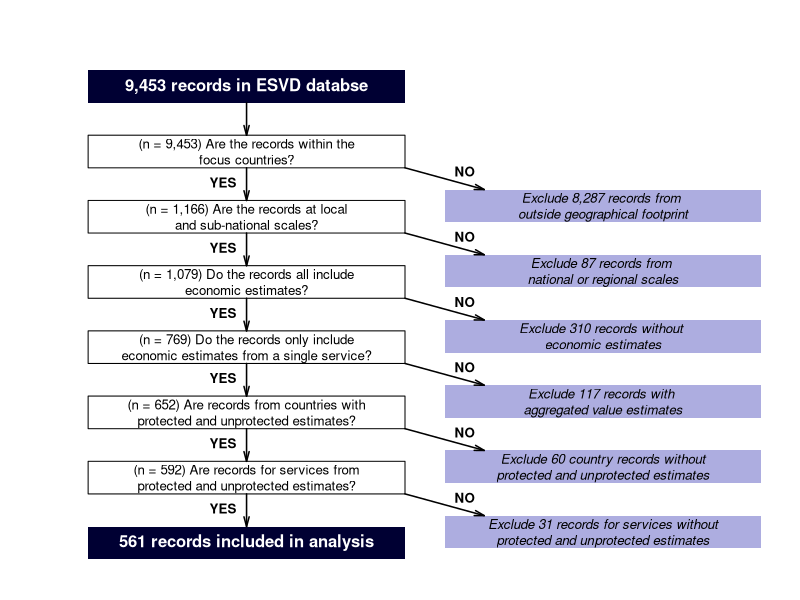

This figure's R source:
# Code to save the file in .png format
#png(filename="DataInclusion.png",width=18,height=16,units="cm",res=300)

# Code to save the file in .pdf format
pdf(file = "DecisionTree.pdf",   # The directory you want to save the file in
    height = 6.29927, # The width of the plot in inches
   width = 7.29921)

##############################################################################################
# Set plot margins
par(mai=c(0.1,0.2,0.5,.1))

##############################################################################################
# Base plot
plot(0,0,xlim=c(10,100),ylim=c(-10,220), type="n", axes=F,xlab="",ylab="")

# Add all the polygons to the plot
polygon(c(15,15,55,55), c(205,220,220,205), border=NA, col=rgb(0,0,0.2,1))
polygon(c(15,15,55,55), c(175,190,190,175))
polygon(c(60,60,100,100), c(150,165,165,150), border=NA, col=rgb(0.2,0.2,0.7,0.4))
polygon(c(15,15,55,55), c(145,160,160,145))
polygon(c(60,60,100,100), c(120,135,135,120), border=NA, col=rgb(0.2,0.2,0.7,0.4))
polygon(c(15,15,55,55), c(115,130,130,115))
polygon(c(60,60,100,100), c(90,105,105,90), border=NA, col=rgb(0.2,0.2,0.7,0.4))
polygon(c(15,15,55,55), c(85,100,100,85))
polygon(c(60,60,100,100), c(60,75,75,60), border=NA, col=rgb(0.2,0.2,0.7,0.4))
polygon(c(15,15,55,55), c(55,70,70,55))
polygon(c(60,60,100,100), c(30,45,45,30), border=NA, col=rgb(0.2,0.2,0.7,0.4))
polygon(c(15,15,55,55), c(25,40,40,25))
polygon(c(60,60,100,100), c(0,15,15,0), border=NA, col=rgb(0.2,0.2,0.7,0.4))
polygon(c(15,15,55,55), c(-5,10,10,-5), border=NA, col=rgb(0,0,0.2,1))

##############################################################################################
# Add all the arrows
arrows(35,205,35,190, len=0.1, lwd=1.5, angle=15)
arrows(35,175,35,160, len=0.1, lwd=1.5, angle=15)
arrows(35,145,35,130, len=0.1, lwd=1.5, angle=15)
arrows(35,115,35,100, len=0.1, lwd=1.5, angle=15)
arrows(35,85,35,70, len=0.1, lwd=1.5, angle=15)
arrows(35,55,35,40, len=0.1, lwd=1.5, angle=15)
arrows(35,25,35,10, len=0.1, lwd=1.5, angle=15)
arrows(55,175,65,165, len=0.1, lwd=1.5, angle=15)
arrows(55,145,65,135, len=0.1, lwd=1.5, angle=15)
arrows(55,115,65,105, len=0.1, lwd=1.5, angle=15)
arrows(55,85,65,75, len=0.1, lwd=1.5, angle=15)
arrows(55,55,65,45, len=0.1, lwd=1.5, angle=15)
arrows(55,25,65,15, len=0.1, lwd=1.5, angle=15)


##############################################################################################
# Add all the text to the plot
text(35,167.5,pos=2, font=2, "YES",cex=0.8)
text(35,137.5,pos=2, font=2, "YES",cex=0.8)
text(35,107.5,pos=2, font=2, "YES",cex=0.8)
text(35,77.5,pos=2, font=2, "YES",cex=0.8)
text(35,47.5,pos=2, font=2, "YES",cex=0.8)
text(35,17.5,pos=2, font=2, "YES",cex=0.8)
text(60,172.5,pos=4, font=2, "NO",cex=0.8)
text(60,142.5,pos=4, font=2, "NO",cex=0.8)
text(60,112.5,pos=4, font=2, "NO",cex=0.8)
text(60,82.5,pos=4, font=2, "NO",cex=0.8)
text(60,52.5,pos=4, font=2, "NO",cex=0.8)
text(60,22.5,pos=4, font=2, "NO",cex=0.8)

text(35,212.5, "9,453 records in ESVD databse", col="white", font=2)
text(35,182.5, "(n = 9,453) Are the records within the\nfocus countries?", cex=0.8)
text(35,152.5, "(n = 1,166) Are the records at local\nand sub-national scales?", cex=0.8)
text(35,122.5, "(n = 1,079) Do the records all include\neconomic estimates?", cex=0.8)
text(35,92.5, "(n = 769) Do the records only include\neconomic estimates from a single service?", cex=0.8)
text(35,62.5, "(n = 652) Are records from countries with\nprotected and unprotected estimates?", cex=0.8)
text(35,32.5, "(n = 592) Are records for services from\nprotected and unprotected estimates?", cex=0.8)
text(35,2.5, "561 records included in analysis", col="white", font=2)
text(80,157.5, "Exclude 8,287 records from \noutside geographical footprint", cex=0.8, font=3)
text(80,127.5, "Exclude 87 records from \nnational or regional scales", cex=0.8, font=3)
text(80,97.5, "Exclude 310 records without \neconomic estimates", cex=0.8, font=3)
text(80,67.5, "Exclude 117 records with \naggregated value estimates", cex=0.8, font=3)
text(80,37.5, "Exclude 60 country records without\nprotected and unprotected estimates", cex=0.8, font=3)
text(80,7.5, "Exclude 31 records for services without\nprotected and unprotected estimates", cex=0.8, font=3)

# Save the plot to file
dev.off()
